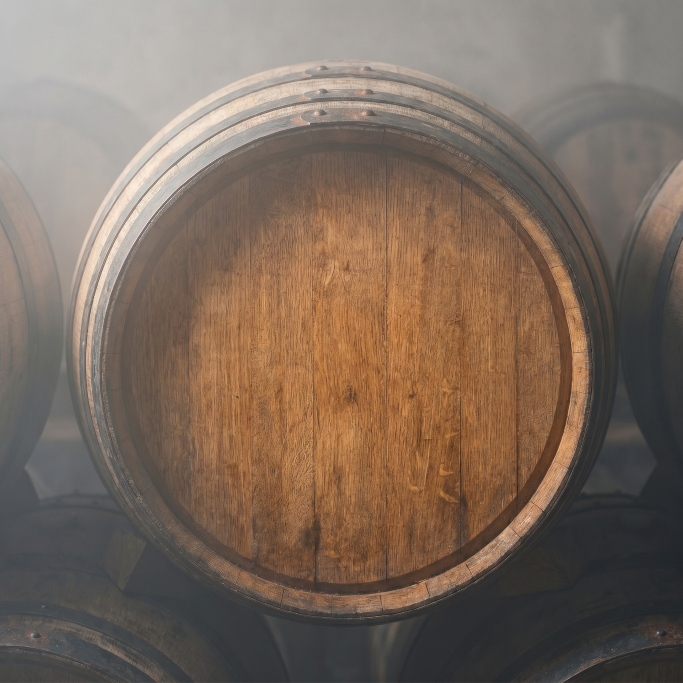
#> input picture instagram-posts/coming-soon-launch/backgrounds/01-barrel-head-on.jpeg, 2048 x 2048 px, found by its file name (shown at 1/3 size)
$ python compose_barrel.py
#> lines starting #> are read from the running program, lines starting #| are printed output that depends on the picture
from PIL import Image, ImageDraw, ImageFont, ImageFilter
from pathlib import Path

BASE = Path("/Users/jmander/Desktop/Claude/Mander Wines/instagram-posts/coming-soon-launch")
BG = BASE / "backgrounds" / "01-barrel-head-on.jpeg"
LOGO_PATH = Path("/Users/jmander/Desktop/Claude/Mander Wines/images/logo-adj.png")
OUT = BASE / "mander-coming-soon-01-barrel-head-on.jpg"

SIZE = 1080

BOLD_SERIF_CANDIDATES = [
    ("/System/Library/Fonts/Supplemental/Didot.ttc", 1),   # Didot Bold
    ("/System/Library/Fonts/Supplemental/Didot.ttc", 0),
    ("/System/Library/Fonts/Supplemental/Baskerville.ttc", 2),
    ("/System/Library/Fonts/Supplemental/Baskerville.ttc", 0),
    ("/System/Library/Fonts/Times.ttc", 1),
]

def load_bold(size):
    for path, idx in BOLD_SERIF_CANDIDATES:
        if Path(path).exists():
            try:
                return ImageFont.truetype(path, size=size, index=idx)
            except Exception:
                continue
    return ImageFont.load_default()

def muted_overlay(img, strength=0.30):
    overlay = Image.new("RGBA", img.size, (235, 235, 235, int(255 * strength)))
    return Image.alpha_composite(img.convert("RGBA"), overlay)

# --- background ---
bg = Image.open(BG).convert("RGBA")
w, h = bg.size
#> w = 2048; h = 2048
side = min(w, h)
#> side = 2048
bg = bg.crop(((w - side) // 2, (h - side) // 2, (w - side) // 2 + side, (h - side) // 2 + side))
bg = bg.resize((SIZE, SIZE), Image.LANCZOS)
#> bg: PIL image 1080x1080 RGBA
bg = muted_overlay(bg, strength=0.28)
#> in muted_overlay, `return Image.alpha_composite(img.convert("RGBA"), overlay)`:
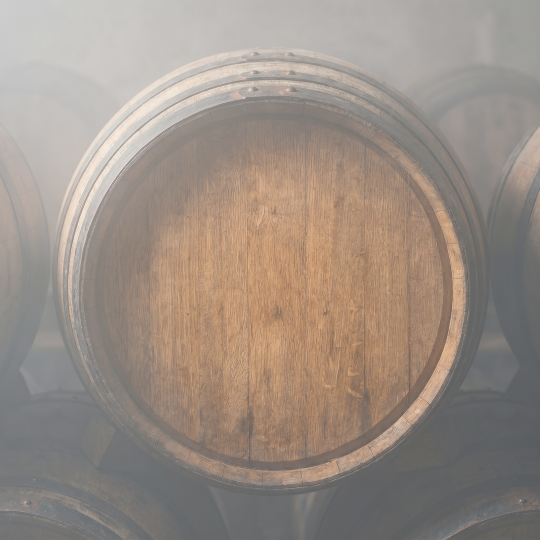
#> returned value: PIL image 1080x1080 RGBA (shown at 1/2 size); mean R, G, B, A 155, 142.7, 133.2, 255

# --- logo ---
# The "MANDER" wordmark sits around y-ratio ~0.58 of the logo PNG (below geometric centre
# because the monogram is taller on top). Offset so the wordmark lands on the barrel centre.
#> (the run stopped early here; a loop or call above may not have finished)

$ run again, with instagram-posts/coming-soon-launch/backgrounds/02-wine-pour.jpeg copied over instagram-posts/coming-soon-launch/backgrounds/01-barrel-head-on.jpeg
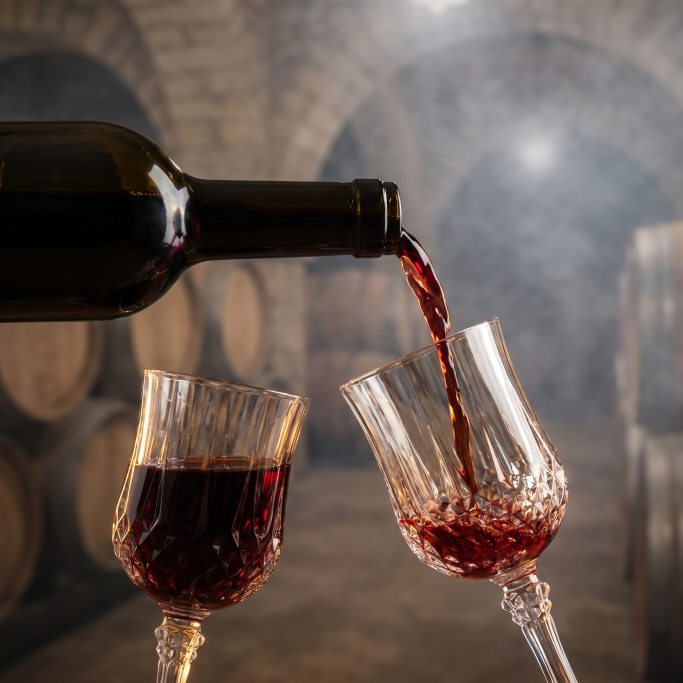
#> input picture instagram-posts/coming-soon-launch/backgrounds/02-wine-pour.jpeg, 2048 x 2048 px, found by its file name (shown at 1/3 size)
#> in muted_overlay, `return Image.alpha_composite(img.convert("RGBA"), overlay)`:
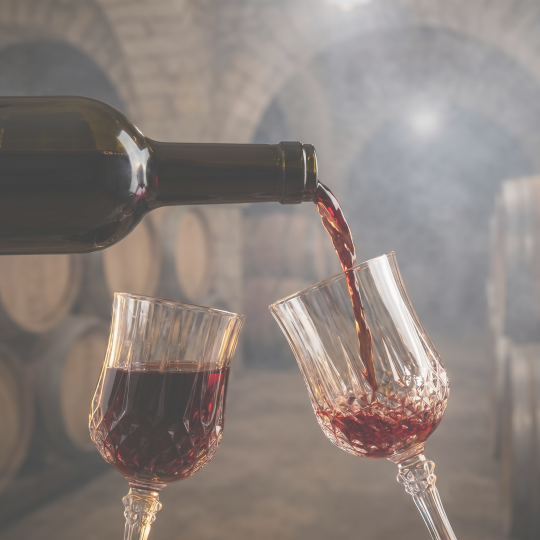
#> returned value: PIL image 1080x1080 RGBA (shown at 1/2 size); mean R, G, B, A 139.2, 129, 123.9, 255

$ run again, with instagram-posts/coming-soon-launch/backgrounds/03-vaulted-cellar.jpeg copied over instagram-posts/coming-soon-launch/backgrounds/01-barrel-head-on.jpeg
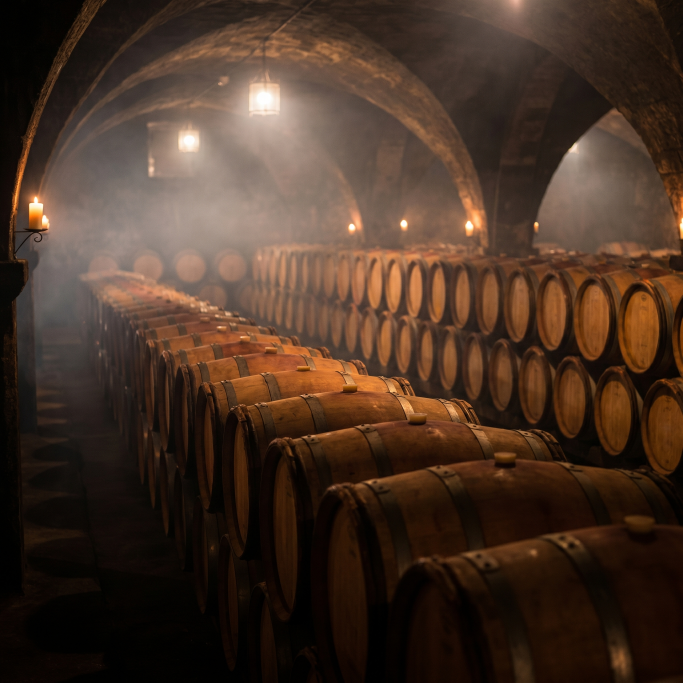
#> input picture instagram-posts/coming-soon-launch/backgrounds/03-vaulted-cellar.jpeg, 2048 x 2048 px, found by its file name (shown at 1/3 size)
#> in muted_overlay, `return Image.alpha_composite(img.convert("RGBA"), overlay)`:
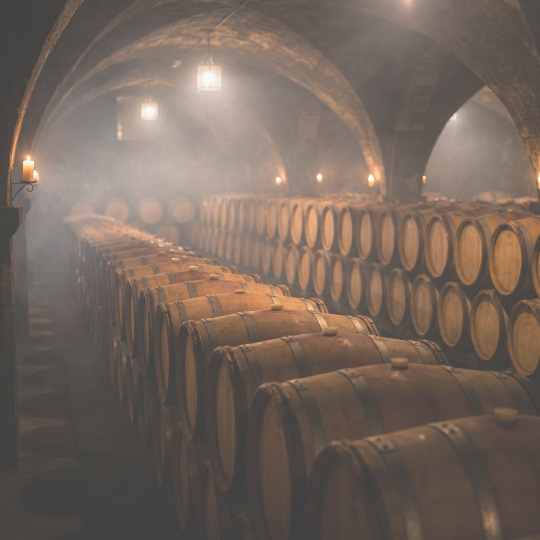
#> returned value: PIL image 1080x1080 RGBA (shown at 1/2 size); mean R, G, B, A 117.1, 102, 92.5, 255

$ run again, with instagram-posts/coming-soon-launch/backgrounds/04-stacked-barrels.jpeg copied over instagram-posts/coming-soon-launch/backgrounds/01-barrel-head-on.jpeg
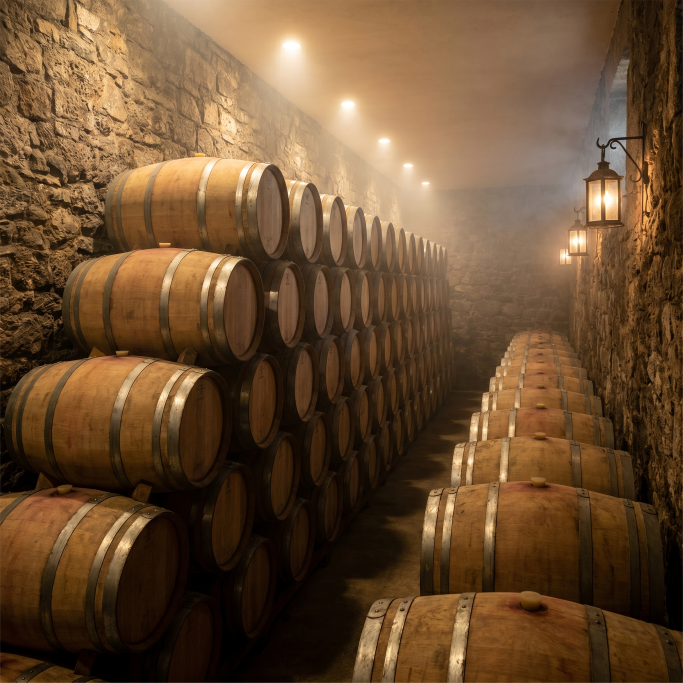
#> input picture instagram-posts/coming-soon-launch/backgrounds/04-stacked-barrels.jpeg, 2048 x 2048 px, found by its file name (shown at 1/3 size)
#> in muted_overlay, `return Image.alpha_composite(img.convert("RGBA"), overlay)`:
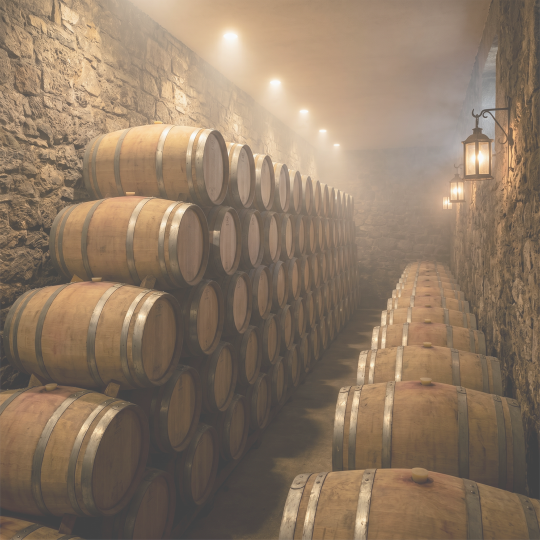
#> returned value: PIL image 1080x1080 RGBA (shown at 1/2 size); mean R, G, B, A 142, 121.2, 100.8, 255
